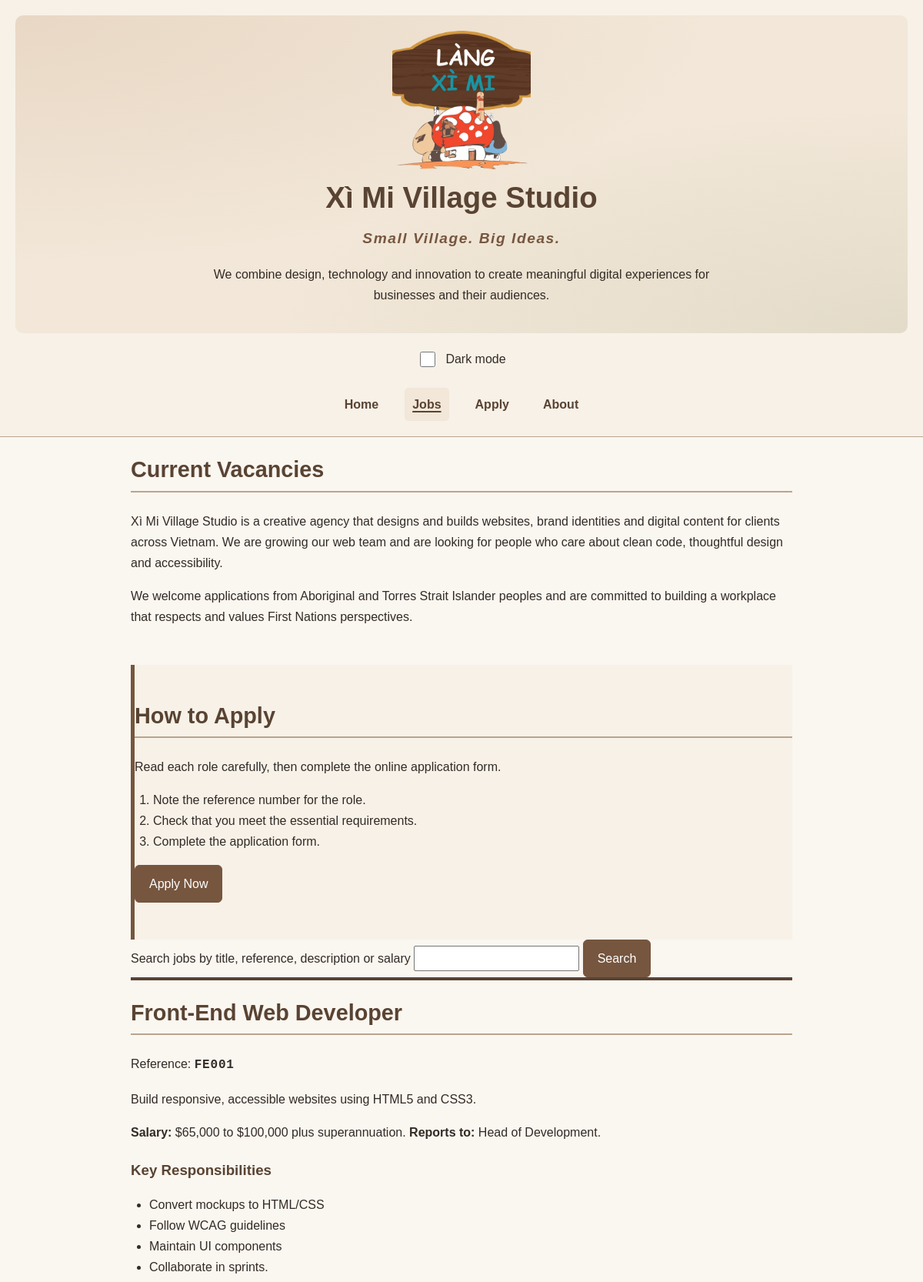
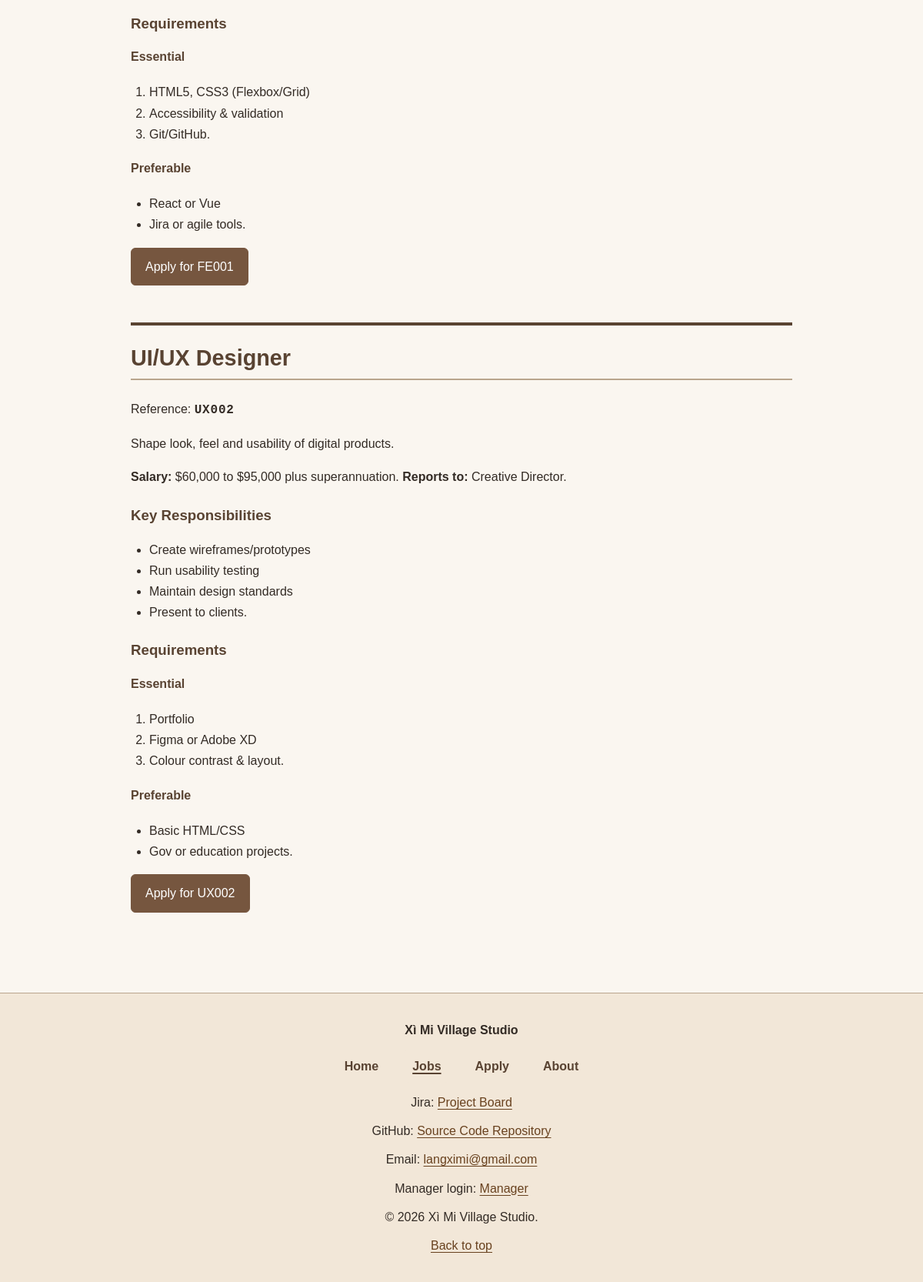
/jobs.php, run on the app's committed database (2 pictures, top to bottom).
### tables this page shows
CREATE TABLE `jobs` (
  `id` int(11) NOT NULL,
  `job_reference` varchar(10) NOT NULL,
  `title` varchar(100) NOT NULL,
  `salary` varchar(100) NOT NULL,
  `reports_to` varchar(100) NOT NULL,
  `description` text NOT NULL,
  `responsibilities` text NOT NULL,
  `essential_requirements` text NOT NULL,
  `preferable_requirements` text NOT NULL
);

### jobs.php (the view, shortened to what this page needs)
<?php
$currentPage = 'jobs.php';
$config = getDatabaseConfig();
$conn = new mysqli(
    $config['host'],
    $config['username'],
    $config['password'],
    $config['database'],
    (int) $config['port']
);
$conn->set_charset($config['charset']);
$search = trim($_GET['search'] ?? '');
if ($search !== '') {
    $stmt = $conn->prepare(
    'SELECT * FROM jobs
     WHERE title LIKE ? OR description LIKE ? OR job_reference LIKE ? OR salary LIKE ?
     ORDER BY job_reference'
);
$term = '%' . $search . '%';
$stmt->bind_param('ssss', $term, $term, $term, $term);
    $stmt->execute();
    $jobs = $stmt->get_result()->fetch_all(MYSQLI_ASSOC);
} else {
    $result = $conn->query('SELECT * FROM jobs ORDER BY job_reference');
        $jobs = $result->fetch_all(MYSQLI_ASSOC);
}
?>
<!DOCTYPE html>
<html lang="en">
<head>
    <link rel="stylesheet" href="styles.css">
</head>
<body class="jobs-page">
    <?php require __DIR__ . '/includes/header.php'; ?>
    <main id="main-content" class="content">
        <section class="intro">
            <h2>Current Vacancies</h2>
            <p>
                Xì Mi Village Studio is a creative agency that designs
                and builds websites, brand identities and digital content
                for clients across Vietnam. We are growing our web team
                and are looking for people who care about clean code,
                thoughtful design and accessibility.
            </p>
            <p>
                We welcome applications from Aboriginal and Torres Strait
                Islander peoples and are committed to building a workplace
                that respects and values First Nations perspectives.
            </p>
        </section>
        <aside class="how-to-apply home-section">
            <h2>How to Apply</h2>
            <p>Read each role carefully, then complete the online application form.</p>
            <ol>
                <li>Note the reference number for the role.</li>
                <li>Check that you meet the essential requirements.</li>
                <li>Complete the application form.</li>
            </ol>
            <p>
                <a class="button-link" href="apply.php">Apply Now</a>
            </p>
        </aside>
        <form method="get" action="jobs.php" class="job-search">
            <label for="search">Search jobs by title, reference, description or salary</label>
            <input type="text" id="search" name="search" value="<?= htmlspecialchars($search) ?>">
            <button type="submit">Search</button>
        </form>
        <?php foreach ($jobs as $job): ?>
            <section class="job" id="<?= htmlspecialchars(strtolower($job['job_reference'])) ?>">
                <h2><?= htmlspecialchars($job['title']) ?></h2>
                <p>Reference: <span class="job-ref"><?= htmlspecialchars($job['job_reference']) ?></span></p>
                <p><?= nl2br(htmlspecialchars($job['description'])) ?></p>
                <p>
                    <strong>Salary:</strong> <?= htmlspecialchars($job['salary']) ?>.
                    <strong>Reports to:</strong> <?= htmlspecialchars($job['reports_to']) ?>.
                </p>
                <h3>Key Responsibilities</h3>
                <ul>
                    <?php foreach (explode(';', $job['responsibilities']) as $item): ?>
                        <?php if (trim($item) !== ''): ?>
                            <li><?= htmlspecialchars(trim($item)) ?></li>
                        <?php endif; ?>
                    <?php endforeach; ?>
                </ul>
                <h3>Requirements</h3>
                <h4>Essential</h4>
                <ol>
                    <?php foreach (explode(';', $job['essential_requirements']) as $item): ?>
                        <?php if (trim($item) !== ''): ?>
                            <li><?= htmlspecialchars(trim($item)) ?></li>
                        <?php endif; ?>
                    <?php endforeach; ?>
                </ol>
                <h4>Preferable</h4>
                <ul>
                    <?php foreach (explode(';', $job['preferable_requirements']) as $item): ?>
                        <?php if (trim($item) !== ''): ?>
                            <li><?= htmlspecialchars(trim($item)) ?></li>
                        <?php endif; ?>
                    <?php endforeach; ?>
                </ul>
                <p>
                    <a class="button-link" href="apply.php?job=<?= urlencode($job['job_reference']) ?>">
                        Apply for <?= htmlspecialchars($job['job_reference']) ?>
                    </a>
                </p>
            </section>
        <?php endforeach; ?>
    </main>
    <?php require __DIR__ . '/includes/footer.php'; ?>
</body>
</html>

### includes/header.php
<?php
if (!isset($brandDescription)) {
    $brandDescription = 'We combine design, technology and innovation to create meaningful digital experiences for businesses and their audiences.';
}
?>
<header id="top" class="site-header">
    <div class="company-brand">
        <a href="index.php" class="logo">
            <img src="images/logo.png"
                 alt="Xì Mi Village Studio logo"
                 width="180"
                 height="180">
        </a>
        <h1>Xì Mi Village Studio</h1>
        <p class="tagline">Small Village. Big Ideas.</p>
        <p class="brand-description">
            <?php echo htmlspecialchars($brandDescription, ENT_QUOTES, 'UTF-8'); ?>
        </p>
    </div>
    <div class="theme-control">
        <input type="checkbox" id="theme-toggle">
        <label for="theme-toggle">Dark mode</label>
    </div>
    <?php require __DIR__ . '/nav.php'; ?>
</header>

### includes/nav.php
<?php
$currentPage = $currentPage ?? '';
?>
<nav aria-label="Main navigation">
    <ul class="nav-list">
        <li>
            <a href="index.php"
                <?php echo $currentPage === 'index.php' ? 'aria-current="page"' : ''; ?>>
                Home
            </a>
        </li>
        <li>
            <a href="jobs.php"
                <?php echo $currentPage === 'jobs.php' ? 'aria-current="page"' : ''; ?>>
                Jobs
            </a>
        </li>
        <li>
            <a href="apply.php"
                <?php echo $currentPage === 'apply.php' ? 'aria-current="page"' : ''; ?>>
                Apply
            </a>
        </li>
        <li>
            <a href="about.php"
                <?php echo $currentPage === 'about.php' ? 'aria-current="page"' : ''; ?>>
                About
            </a>
        </li>
    </ul>
</nav>

### includes/footer.php
<?php
$currentPage = $currentPage ?? '';
?>
<footer class="site-footer">
    <p><strong>Xì Mi Village Studio</strong></p>
    <nav aria-label="Footer navigation">
        <ul class="footer-nav">
            <li>
                <a href="index.php"
                    <?php echo $currentPage === 'index.php' ? 'aria-current="page"' : ''; ?>>
                    Home
                </a>
            </li>
            <li>
                <a href="jobs.php"
                    <?php echo $currentPage === 'jobs.php' ? 'aria-current="page"' : ''; ?>>
                    Jobs
                </a>
            </li>
            <li>
                <a href="apply.php"
                    <?php echo $currentPage === 'apply.php' ? 'aria-current="page"' : ''; ?>>
                    Apply
                </a>
            </li>
            <li>
                <a href="about.php"
                    <?php echo $currentPage === 'about.php' ? 'aria-current="page"' : ''; ?>>
                    About
                </a>
            </li>
        </ul>
    </nav>
    <p>
        Jira:
        <a href="https://phamnhatvuonghoaky.atlassian.net/jira/software/projects/VINGROUP/summary"
           target="_blank" rel="noopener noreferrer">
            Project Board
        </a>
    </p>
    <p>
        GitHub:
        <a href="https://github.com/thjnhhhh/Applied-Web-Project-Part-1-of-2-Group-Submission-"
           target="_blank" rel="noopener noreferrer">
            Source Code Repository
        </a>
    </p>
    <p>
        Email:
        <a href="mailto:langximi@gmail.com">langximi@gmail.com</a>
    </p>
    <p>
        Manager login:
        <a href="manage.php">Manager</a>
    </p>
    <p>&copy; <?php echo date('Y'); ?> Xì Mi Village Studio.</p>
    <p><a href="#top">Back to top</a></p>
</footer>

### styles.css (style rules this page uses)
:root { color-scheme: light; --page-bg: #faf6f0; --surface-bg: #f7f1e8; --card-bg: #ffffff; --footer-bg: #f2e7d8; --text-color: #332b25; --heading-color: #594332; --muted-color: #594b40; --border-color: #b9a58d; --accent-color: #76563f; --accent-hover: #594332; --link-color: #69421f; --focus-color: #8a4f08; --row-alt-bg: #f7f1e8; --row-hover-bg: #ead8c3; --button-text: #ffffff; }
* { box-sizing: border-box; }
html { scroll-behavior: smooth; }
body { margin: 0; background-color: var(--page-bg); color: var(--text-color); font-family: Arial, Helvetica, sans-serif; font-size: 1rem; line-height: 1.7; }
img { display: block; max-width: 100%; height: auto; }
h1, h2, h3, h4 { color: var(--heading-color); line-height: 1.3; }
h1 { margin: 12px 0; font-size: clamp(1.8rem, 4vw, 2.4rem); text-align: center; }
h2 { margin-top: 0; padding-bottom: 8px; border-bottom: 2px solid var(--border-color); font-size: clamp(1.35rem, 3vw, 1.8rem); }
h3 { margin-top: 24px; }
p, li, dd, dt, figcaption { color: var(--text-color); }
a { color: var(--link-color); text-underline-offset: 0.18em; }
button, input, select, textarea { font: inherit; }
button, .button-link { display: inline-block; padding: 10px 18px; border: 1px solid var(--accent-color); border-radius: 6px; background-color: var(--accent-color); color: var(--button-text); text-decoration: none; cursor: pointer; }
.site-header { padding: 20px; background-color: var(--surface-bg); border-bottom: 1px solid var(--border-color); }
.company-brand { position: relative; isolation: isolate; overflow: hidden; padding: 20px; text-align: center; background-color: var(--footer-bg); background-image: radial-gradient( ellipse at 0% 0%, rgba(184, 133, 95, 0.16) 0%, transparent 55% ), radial-gradient( ellipse at 100% 100%, rgba(137, 148, 107, 0.14) 0%, transparent 50% ); border-radius: 10px; }
.logo { display: block; width: fit-content; max-width: 100%; margin: 0 auto; }
.logo img { width: 180px; max-width: 100%; height: auto; object-fit: contain; }
.tagline { margin: 8px 0; color: var(--accent-color); font-size: 1.2rem; font-style: italic; font-weight: 700; letter-spacing: 0.08em; text-align: center; }
.brand-description { max-width: 700px; margin: 16px auto; text-align: center; }
.nav-list, .footer-nav { display: flex; flex-wrap: wrap; justify-content: center; gap: 12px 24px; margin: 16px 0 0; padding: 0; list-style: none; }
.nav-list a, .footer-nav a { display: inline-block; padding: 8px 10px; border-radius: 5px; color: var(--heading-color); font-weight: 700; text-decoration: none; }
.nav-list a[aria-current="page"], .footer-nav a[aria-current="page"] { background-color: var(--footer-bg); text-decoration: underline; text-decoration-thickness: 2px; }
.theme-control { display: flex; align-items: center; justify-content: center; gap: 10px; margin: 12px auto; padding: 8px; }
.theme-control input { width: 20px; height: 20px; accent-color: var(--accent-color); cursor: pointer; }
.theme-control label { color: var(--text-color); cursor: pointer; }
.content { width: 100%; max-width: 1100px; margin: 0 auto; padding: 24px 20px; }
.home-section { margin: 0; padding: 48px 0; border: 0; border-radius: 0; background: none; }
.home-section > :last-child { margin-bottom: 0; }
.jobs-page .content { max-width: 900px; }
.jobs-page .intro { padding: 0 0 32px; }
.how-to-apply { border-left: 5px solid var(--accent-color); background-color: var(--surface-bg); }
.jobs-page .job { margin: 0 0 48px; padding: 24px 0 0; border: 0; border-top: 4px solid var(--heading-color); border-radius: 0; background: none; }
.job-ref { font-family: Consolas, "Courier New", monospace; font-weight: 700; letter-spacing: 0.05em; }
.job ul, .job ol, .how-to-apply ol { padding-left: 24px; }
.site-footer { margin-top: 32px; padding: 24px; border-top: 1px solid var(--border-color); background-color: var(--footer-bg); color: var(--text-color); text-align: center; }
.site-footer p { margin: 10px 0; }
.footer-nav { margin: 12px 0; }

### data on the page
jobs: title "Front-End Web Developer", job_reference "FE001", description "Build responsive, accessible websites using HTML5 and CSS3.", salary "$65,000 to $100,000 plus superannuation", reports_to "Head of Development", responsibilities "Convert mockups to HTML/CSS", responsibilities "Follow WCAG guidelines", responsibilities "Maintain UI components", responsibilities "Collaborate in sprints.", essential_requirements "HTML5, CSS3 (Flexbox/Grid)", essential_requirements "Accessibility & validation", essential_requirements "Git/GitHub.", preferable_requirements "React or Vue", preferable_requirements "Jira or agile tools."
jobs: title "UI/UX Designer", job_reference "UX002", description "Shape look, feel and usability of digital products.", salary "$60,000 to $95,000 plus superannuation", reports_to "Creative Director", responsibilities "Create wireframes/prototypes", responsibilities "Run usability testing", responsibilities "Maintain design standards", responsibilities "Present to clients.", essential_requirements "Portfolio", essential_requirements "Figma or Adobe XD", essential_requirements "Colour contrast & layout.", preferable_requirements "Basic HTML/CSS", preferable_requirements "Gov or education projects."

### other printed values
$brandDescription "We combine design, technology and innovation to create meaningful digital experiences for businesses and their audiences."
